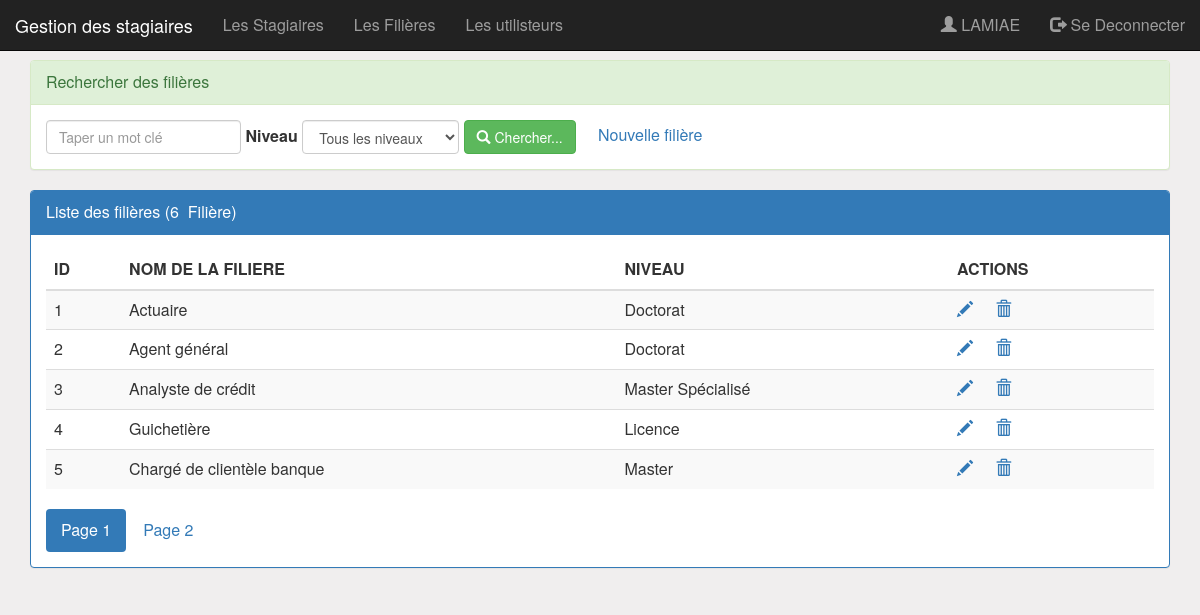
The app's page /pages/filieres.php (signed in) with its own data.
### tables this page shows
CREATE TABLE FILIERE (                    
	ID int(4) AUTO_INCREMENT PRIMARY KEY, 
	NOM_FILIERE VARCHAR(100) NOT NULL,    
	NIVEAU VARCHAR(100) NOT NULL);

### pages/filieres.php (the view, shortened to what this page needs)
<?php
	require_once('connexion.php');
	if(isset($_GET['motCle']))
		$mc=$_GET['motCle'];
	else
		$mc="";
	if(isset($_GET['NIVEAU']))
		$niveau=$_GET['NIVEAU'];
	else
		$niveau="all";
	if(isset($_GET['size']))
		$size=$_GET['size'];
	else
		$size=5;
	if(isset($_GET['page']))
		$page=$_GET['page'];
	else
		$page=1;
	$offset=($page-1)*$size;
	if($niveau=="all"){
		$resultat1 = $con->query("SELECT * FROM FILIERE
									WHERE  NOM_FILIERE like '%$mc%'
									ORDER BY ID
									LIMIT $size
									OFFSET $offset");
		$resultat2 = $con->query("select count(*) as nbrFiliere
									from FILIERE
									where NOM_FILIERE like '%$mc%'");
	}
	$nbr=$resultat2->fetch();
	$nbrF=$nbr['nbrFiliere'];
	$reste=$nbrF % $size;
	if($reste==0)
		$nbrPage=$nbrF/$size;
	else
		$nbrPage=floor($nbrF/$size)+1;
?>
<!DOCTYPE HTML>
<html>
	<head>
		<link rel="stylesheet" type="text/css" href="../css/bootstrap.css">
		<link rel="stylesheet" type="text/css" href="../css/monstyle.css">
	</head>
	<body>
		<?php include('entete.php');?>
		<div class="container">
			<div class="panel panel-success espace60">
				<div class="panel-heading">Rechercher des filières</div>
				<div class="panel-body">
					<form method="get" action="filieres.php" class="form-inline">
						<div class="form-group">
							<input type="text" name="motCle"
									placeholder="Taper un mot clé"
									id="motCle" class="form-control"
									value="<?php echo $mc; ?>"/>
							<label for="NIVEAU" class="control-label">Niveau</label>
							<select name="NIVEAU" id="NIVEAU" class="form-control"
									onChange="this.form.submit();">
								<option value="all" <?php echo $niveau=="all"?"selected":"" ?>>Tous les niveaux</option>
							</select>
							<button type="submit" class="btn btn-success">
								<i class="glyphicon glyphicon-search"></i>
								Chercher...
							</button>
							<?php if($_SESSION['utilisateur']['ROLE']=="ADMIN") {?>
								<a href="nouvelleFiliere.php">Nouvelle filière</a>
							<?php } ?>
						</div>
					</form>
				</div>
			</div>
			<div class="panel panel-primary ">
				<div class="panel-heading">Liste des filières (<?php echo $nbrF ?>&nbsp Filière) </div>
				<div class="panel-body">
					<table class="table table-striped">
						<thead>
							<tr>
								<th>ID</th>
								<th>NOM DE LA FILIERE</th>
								<th>NIVEAU</th>
								 <?php if($_SESSION['utilisateur']['ROLE']=="ADMIN") {?>
									<th>ACTIONS</th>
								<?php } ?>
							</tr>
						</thead>
						<tbody>
							<?php while($FILIERE=$resultat1->fetch()){?>
								<tr>
									<td><?php echo $FILIERE['ID'] ?></td>
									<td><?php echo $FILIERE['NOM_FILIERE'] ?></td>
									<td><?php echo $FILIERE['NIVEAU'] ?></td>
									<td>
										<?php if($_SESSION['utilisateur']['ROLE']=="ADMIN") {?>
											<a href="editerFiliere.php?ID=<?php echo $FILIERE['ID'] ?>">
												<span class="glyphicon glyphicon-pencil"></span>
											</a>
											<a Onclick="return confirm('Etes vous sur de vouloir supprimer la filière?')"
												href="supprimerFiliere.php?ID=<?php echo $FILIERE['ID'] ?>">
												<span class="glyphicon glyphicon-trash"></span>
											</a>
										<?php } ?>
									</td>
								</tr>
							<?php } ?>
						</tbody>
					</table>
					<div>
						<ul class="nav nav-pills">
							<?php for($i=1;$i<=$nbrPage;$i++){ ?>
								<li class="<?php if($i==$page) echo 'active' ?>">
									<a href="filieres.php?page=<?php echo $i ?>
										&motCle=<?php echo $mc ?>
										&NIVEAU=<?php echo $niveau ?>">
										Page <?php echo $i ?>
									</a>
								</li>
							<?php } ?>
						</ul>
					</div>
				</div>
			</div>
		</div>
	</body>
</html>

### css/monstyle.css (style rules this page uses)
.espace60 { margin-top: 60px; }
body { background-color: rgb(240, 238, 238); font-size: 16px; }
.form-control { position: relative; }

### records on screen
filiere: ID "1", NOM_FILIERE "Actuaire", NIVEAU "Doctorat"
filiere: ID "2", NOM_FILIERE "Agent général", NIVEAU "Doctorat"
filiere: ID "3", NOM_FILIERE "Analyste de crédit", NIVEAU "Master Spécialisé"
filiere: ID "4", NOM_FILIERE "Guichetière", NIVEAU "Licence"
filiere: ID "5", NOM_FILIERE "Chargé de clientèle banque", NIVEAU "Master"

### other values on screen
$_SESSION['utilisateur']['LOGIN'] "LAMIAE"
$nbrF "6"
